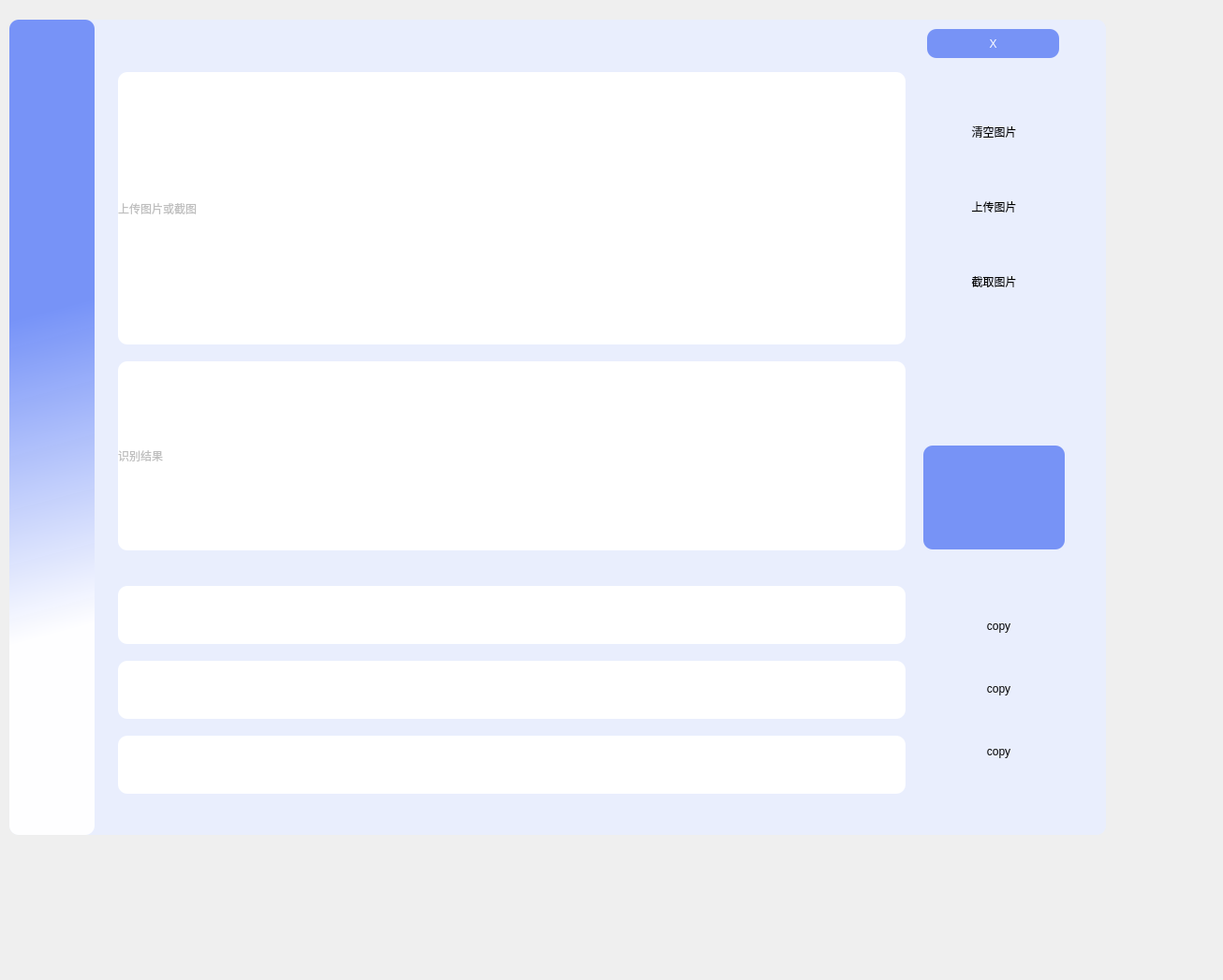
<?xml version="1.0" encoding="UTF-8"?>
<ui version="4.0">
 <class>uiMainWindow</class>
 <widget class="QMainWindow" name="uiMainWindow">
  <property name="geometry">
   <rect>
    <x>0</x>
    <y>0</y>
    <width>1306</width>
    <height>1047</height>
   </rect>
  </property>
  <property name="minimumSize">
   <size>
    <width>591</width>
    <height>412</height>
   </size>
  </property>
  <property name="windowTitle">
   <string>MainWindow</string>
  </property>
  <widget class="QWidget" name="centralwidget">
   <property name="enabled">
    <bool>true</bool>
   </property>
   <property name="minimumSize">
    <size>
     <width>581</width>
     <height>412</height>
    </size>
   </property>
   <property name="autoFillBackground">
    <bool>false</bool>
   </property>
   <widget class="QWidget" name="widget_2" native="true">
    <property name="enabled">
     <bool>true</bool>
    </property>
    <property name="geometry">
     <rect>
      <x>10</x>
      <y>21</y>
      <width>1171</width>
      <height>871</height>
     </rect>
    </property>
    <property name="sizePolicy">
     <sizepolicy hsizetype="Preferred" vsizetype="Preferred">
      <horstretch>0</horstretch>
      <verstretch>0</verstretch>
     </sizepolicy>
    </property>
    <property name="minimumSize">
     <size>
      <width>581</width>
      <height>421</height>
     </size>
    </property>
    <property name="contextMenuPolicy">
     <enum>Qt::NoContextMenu</enum>
    </property>
    <property name="autoFillBackground">
     <bool>false</bool>
    </property>
    <property name="styleSheet">
     <string notr="true">
background-color: rgb(233, 238, 253);
border-radius:10px;
</string>
    </property>
    <widget class="QStackedWidget" name="stackedWidget">
     <property name="geometry">
      <rect>
       <x>96</x>
       <y>45</y>
       <width>1051</width>
       <height>791</height>
      </rect>
     </property>
     <property name="minimumSize">
      <size>
       <width>521</width>
       <height>381</height>
      </size>
     </property>
     <property name="currentIndex">
      <number>0</number>
     </property>
     <widget class="QWidget" name="pic_page">
      <widget class="QPushButton" name="pushButton_5">
       <property name="geometry">
        <rect>
         <x>880</x>
         <y>410</y>
         <width>151</width>
         <height>111</height>
        </rect>
       </property>
       <property name="minimumSize">
        <size>
         <width>51</width>
         <height>41</height>
        </size>
       </property>
       <property name="styleSheet">
        <string notr="true">background-color: rgb(119, 147, 246);
border-radius:10px;</string>
       </property>
       <property name="text">
        <string/>
       </property>
       <property name="icon">
        <iconset resource="resource.qrc">
         <normaloff>:/识别栏/icon/批量识别.png</normaloff>:/识别栏/icon/批量识别.png</iconset>
       </property>
       <property name="iconSize">
        <size>
         <width>48</width>
         <height>48</height>
        </size>
       </property>
      </widget>
      <widget class="QLabel" name="inpic">
       <property name="enabled">
        <bool>false</bool>
       </property>
       <property name="geometry">
        <rect>
         <x>20</x>
         <y>11</y>
         <width>841</width>
         <height>291</height>
        </rect>
       </property>
       <property name="minimumSize">
        <size>
         <width>401</width>
         <height>131</height>
        </size>
       </property>
       <property name="styleSheet">
        <string notr="true">background-color: rgb(255, 255, 255);</string>
       </property>
       <property name="text">
        <string>上传图片或截图</string>
       </property>
      </widget>
      <widget class="QLabel" name="outpic">
       <property name="enabled">
        <bool>false</bool>
       </property>
       <property name="geometry">
        <rect>
         <x>20</x>
         <y>320</y>
         <width>841</width>
         <height>202</height>
        </rect>
       </property>
       <property name="minimumSize">
        <size>
         <width>401</width>
         <height>101</height>
        </size>
       </property>
       <property name="styleSheet">
        <string notr="true">background-color: rgb(255, 255, 255);</string>
       </property>
       <property name="text">
        <string>识别结果</string>
       </property>
      </widget>
      <widget class="QTextBrowser" name="outthree">
       <property name="geometry">
        <rect>
         <x>20</x>
         <y>720</y>
         <width>841</width>
         <height>62</height>
        </rect>
       </property>
       <property name="minimumSize">
        <size>
         <width>401</width>
         <height>31</height>
        </size>
       </property>
       <property name="styleSheet">
        <string notr="true">background-color: rgb(255, 255, 255);</string>
       </property>
      </widget>
      <widget class="QTextBrowser" name="outtwo">
       <property name="geometry">
        <rect>
         <x>20</x>
         <y>640</y>
         <width>841</width>
         <height>62</height>
        </rect>
       </property>
       <property name="minimumSize">
        <size>
         <width>401</width>
         <height>31</height>
        </size>
       </property>
       <property name="styleSheet">
        <string notr="true">background-color: rgb(255, 255, 255);</string>
       </property>
      </widget>
      <widget class="QTextBrowser" name="outone">
       <property name="geometry">
        <rect>
         <x>20</x>
         <y>560</y>
         <width>841</width>
         <height>62</height>
        </rect>
       </property>
       <property name="minimumSize">
        <size>
         <width>401</width>
         <height>31</height>
        </size>
       </property>
       <property name="styleSheet">
        <string notr="true">background-color: rgb(255, 255, 255);</string>
       </property>
      </widget>
      <widget class="QWidget" name="layoutWidget">
       <property name="geometry">
        <rect>
         <x>870</x>
         <y>550</y>
         <width>181</width>
         <height>241</height>
        </rect>
       </property>
       <layout class="QVBoxLayout" name="verticalLayout">
        <item>
         <widget class="QPushButton" name="copy1button">
          <property name="minimumSize">
           <size>
            <width>79</width>
            <height>16</height>
           </size>
          </property>
          <property name="styleSheet">
           <string notr="true">border-radius:10px;</string>
          </property>
          <property name="text">
           <string>copy</string>
          </property>
          <property name="icon">
           <iconset resource="resource.qrc">
            <normaloff>:/文本栏/icon/复制文本.png</normaloff>:/文本栏/icon/复制文本.png</iconset>
          </property>
          <property name="iconSize">
           <size>
            <width>48</width>
            <height>48</height>
           </size>
          </property>
         </widget>
        </item>
        <item>
         <widget class="QPushButton" name="copy2button">
          <property name="minimumSize">
           <size>
            <width>79</width>
            <height>16</height>
           </size>
          </property>
          <property name="styleSheet">
           <string notr="true">border-radius:10px;</string>
          </property>
          <property name="text">
           <string>copy</string>
          </property>
          <property name="icon">
           <iconset resource="resource.qrc">
            <normaloff>:/文本栏/icon/复制文本.png</normaloff>:/文本栏/icon/复制文本.png</iconset>
          </property>
          <property name="iconSize">
           <size>
            <width>48</width>
            <height>48</height>
           </size>
          </property>
         </widget>
        </item>
        <item>
         <widget class="QPushButton" name="copy3button">
          <property name="minimumSize">
           <size>
            <width>79</width>
            <height>16</height>
           </size>
          </property>
          <property name="styleSheet">
           <string notr="true">border-radius:10px;</string>
          </property>
          <property name="text">
           <string>copy</string>
          </property>
          <property name="icon">
           <iconset resource="resource.qrc">
            <normaloff>:/文本栏/icon/复制文本.png</normaloff>:/文本栏/icon/复制文本.png</iconset>
          </property>
          <property name="iconSize">
           <size>
            <width>48</width>
            <height>48</height>
           </size>
          </property>
         </widget>
        </item>
       </layout>
      </widget>
      <widget class="QWidget" name="layoutWidget_2">
       <property name="geometry">
        <rect>
         <x>860</x>
         <y>10</y>
         <width>191</width>
         <height>291</height>
        </rect>
       </property>
       <layout class="QVBoxLayout" name="verticalLayout_2">
        <item>
         <widget class="QPushButton" name="clear_button">
          <property name="minimumSize">
           <size>
            <width>79</width>
            <height>16</height>
           </size>
          </property>
          <property name="styleSheet">
           <string notr="true">border-radius:10px;</string>
          </property>
          <property name="text">
           <string>清空图片</string>
          </property>
          <property name="icon">
           <iconset resource="resource.qrc">
            <normaloff>:/图片/icon/清空.png</normaloff>:/图片/icon/清空.png</iconset>
          </property>
          <property name="iconSize">
           <size>
            <width>48</width>
            <height>48</height>
           </size>
          </property>
         </widget>
        </item>
        <item>
         <widget class="QPushButton" name="uppic">
          <property name="minimumSize">
           <size>
            <width>79</width>
            <height>16</height>
           </size>
          </property>
          <property name="styleSheet">
           <string notr="true">border-radius:10px;</string>
          </property>
          <property name="text">
           <string>上传图片</string>
          </property>
          <property name="icon">
           <iconset resource="resource.qrc">
            <normaloff>:/图片/icon/截图 (1).png</normaloff>:/图片/icon/截图 (1).png</iconset>
          </property>
          <property name="iconSize">
           <size>
            <width>48</width>
            <height>48</height>
           </size>
          </property>
         </widget>
        </item>
        <item>
         <widget class="QPushButton" name="cutpic">
          <property name="minimumSize">
           <size>
            <width>79</width>
            <height>16</height>
           </size>
          </property>
          <property name="styleSheet">
           <string notr="true">border-radius:10px;</string>
          </property>
          <property name="text">
           <string>截取图片</string>
          </property>
          <property name="icon">
           <iconset resource="resource.qrc">
            <normaloff>:/图片/icon/截图 (2).png</normaloff>:/图片/icon/截图 (2).png</iconset>
          </property>
          <property name="iconSize">
           <size>
            <width>48</width>
            <height>48</height>
           </size>
          </property>
         </widget>
        </item>
       </layout>
      </widget>
      <zorder>pushButton_5</zorder>
      <zorder>outpic</zorder>
      <zorder>outthree</zorder>
      <zorder>outtwo</zorder>
      <zorder>layoutWidget</zorder>
      <zorder>layoutWidget_2</zorder>
      <zorder>inpic</zorder>
      <zorder>outone</zorder>
     </widget>
     <widget class="QWidget" name="paint_page">
      <widget class="QLabel" name="outpaint">
       <property name="enabled">
        <bool>false</bool>
       </property>
       <property name="geometry">
        <rect>
         <x>20</x>
         <y>320</y>
         <width>841</width>
         <height>202</height>
        </rect>
       </property>
       <property name="minimumSize">
        <size>
         <width>401</width>
         <height>101</height>
        </size>
       </property>
       <property name="styleSheet">
        <string notr="true">background-color: rgb(255, 255, 255);</string>
       </property>
       <property name="text">
        <string>识别结果</string>
       </property>
      </widget>
      <widget class="QLabel" name="inpic_2">
       <property name="enabled">
        <bool>false</bool>
       </property>
       <property name="geometry">
        <rect>
         <x>20</x>
         <y>11</y>
         <width>841</width>
         <height>291</height>
        </rect>
       </property>
       <property name="minimumSize">
        <size>
         <width>401</width>
         <height>131</height>
        </size>
       </property>
       <property name="styleSheet">
        <string notr="true">background-color: rgb(255, 255, 255);</string>
       </property>
       <property name="text">
        <string>画板</string>
       </property>
      </widget>
      <widget class="QTextBrowser" name="outone_2">
       <property name="geometry">
        <rect>
         <x>20</x>
         <y>560</y>
         <width>841</width>
         <height>62</height>
        </rect>
       </property>
       <property name="minimumSize">
        <size>
         <width>401</width>
         <height>31</height>
        </size>
       </property>
       <property name="styleSheet">
        <string notr="true">background-color: rgb(255, 255, 255);</string>
       </property>
      </widget>
      <widget class="QTextBrowser" name="outthree_2">
       <property name="geometry">
        <rect>
         <x>20</x>
         <y>720</y>
         <width>841</width>
         <height>62</height>
        </rect>
       </property>
       <property name="minimumSize">
        <size>
         <width>401</width>
         <height>31</height>
        </size>
       </property>
       <property name="styleSheet">
        <string notr="true">background-color: rgb(255, 255, 255);</string>
       </property>
      </widget>
      <widget class="QTextBrowser" name="outtwo_2">
       <property name="geometry">
        <rect>
         <x>20</x>
         <y>640</y>
         <width>841</width>
         <height>62</height>
        </rect>
       </property>
       <property name="minimumSize">
        <size>
         <width>401</width>
         <height>31</height>
        </size>
       </property>
       <property name="styleSheet">
        <string notr="true">background-color: rgb(255, 255, 255);</string>
       </property>
      </widget>
      <widget class="QWidget" name="layoutWidget_3">
       <property name="geometry">
        <rect>
         <x>860</x>
         <y>10</y>
         <width>191</width>
         <height>291</height>
        </rect>
       </property>
       <layout class="QVBoxLayout" name="verticalLayout_3">
        <item>
         <widget class="QPushButton" name="clearpaint_butt">
          <property name="minimumSize">
           <size>
            <width>59</width>
            <height>16</height>
           </size>
          </property>
          <property name="styleSheet">
           <string notr="true">border-radius:10px;</string>
          </property>
          <property name="text">
           <string>清空</string>
          </property>
          <property name="icon">
           <iconset resource="resource.qrc">
            <normaloff>:/图片/icon/清空.png</normaloff>:/图片/icon/清空.png</iconset>
          </property>
          <property name="iconSize">
           <size>
            <width>48</width>
            <height>48</height>
           </size>
          </property>
         </widget>
        </item>
        <item>
         <widget class="QPushButton" name="pan">
          <property name="minimumSize">
           <size>
            <width>59</width>
            <height>16</height>
           </size>
          </property>
          <property name="styleSheet">
           <string notr="true">border-radius:10px;</string>
          </property>
          <property name="text">
           <string/>
          </property>
          <property name="icon">
           <iconset resource="resource.qrc">
            <normaloff>:/手写/icon/画笔 (1).png</normaloff>:/手写/icon/画笔 (1).png</iconset>
          </property>
          <property name="iconSize">
           <size>
            <width>48</width>
            <height>48</height>
           </size>
          </property>
         </widget>
        </item>
        <item>
         <widget class="QPushButton" name="changepan">
          <property name="minimumSize">
           <size>
            <width>59</width>
            <height>16</height>
           </size>
          </property>
          <property name="styleSheet">
           <string notr="true">border-radius:10px;</string>
          </property>
          <property name="text">
           <string/>
          </property>
          <property name="icon">
           <iconset resource="resource.qrc">
            <normaloff>:/手写/icon/圆点.png</normaloff>:/手写/icon/圆点.png</iconset>
          </property>
          <property name="iconSize">
           <size>
            <width>48</width>
            <height>48</height>
           </size>
          </property>
         </widget>
        </item>
        <item>
         <widget class="QPushButton" name="back">
          <property name="minimumSize">
           <size>
            <width>59</width>
            <height>16</height>
           </size>
          </property>
          <property name="styleSheet">
           <string notr="true">border-radius:10px;</string>
          </property>
          <property name="text">
           <string/>
          </property>
          <property name="icon">
           <iconset resource="resource.qrc">
            <normaloff>:/手写/icon/撤回.png</normaloff>:/手写/icon/撤回.png</iconset>
          </property>
          <property name="iconSize">
           <size>
            <width>48</width>
            <height>48</height>
           </size>
          </property>
         </widget>
        </item>
       </layout>
      </widget>
      <widget class="QWidget" name="layoutWidget_4">
       <property name="geometry">
        <rect>
         <x>870</x>
         <y>550</y>
         <width>181</width>
         <height>241</height>
        </rect>
       </property>
       <layout class="QVBoxLayout" name="verticalLayout_4">
        <item>
         <widget class="QPushButton" name="copy1button_2">
          <property name="minimumSize">
           <size>
            <width>79</width>
            <height>16</height>
           </size>
          </property>
          <property name="styleSheet">
           <string notr="true">border-radius:10px;</string>
          </property>
          <property name="text">
           <string>copy</string>
          </property>
          <property name="icon">
           <iconset resource="resource.qrc">
            <normaloff>:/文本栏/icon/复制文本.png</normaloff>:/文本栏/icon/复制文本.png</iconset>
          </property>
          <property name="iconSize">
           <size>
            <width>48</width>
            <height>48</height>
           </size>
          </property>
         </widget>
        </item>
        <item>
         <widget class="QPushButton" name="copy2button_2">
          <property name="minimumSize">
           <size>
            <width>79</width>
            <height>16</height>
           </size>
          </property>
          <property name="styleSheet">
           <string notr="true">border-radius:10px;</string>
          </property>
          <property name="text">
           <string>copy</string>
          </property>
          <property name="icon">
           <iconset resource="resource.qrc">
            <normaloff>:/文本栏/icon/复制文本.png</normaloff>:/文本栏/icon/复制文本.png</iconset>
          </property>
          <property name="iconSize">
           <size>
            <width>48</width>
            <height>48</height>
           </size>
          </property>
         </widget>
        </item>
        <item>
         <widget class="QPushButton" name="copy3button_2">
          <property name="minimumSize">
           <size>
            <width>79</width>
            <height>16</height>
           </size>
          </property>
          <property name="styleSheet">
           <string notr="true">border-radius:10px;</string>
          </property>
          <property name="text">
           <string>copy</string>
          </property>
          <property name="icon">
           <iconset resource="resource.qrc">
            <normaloff>:/文本栏/icon/复制文本.png</normaloff>:/文本栏/icon/复制文本.png</iconset>
          </property>
          <property name="iconSize">
           <size>
            <width>48</width>
            <height>48</height>
           </size>
          </property>
         </widget>
        </item>
       </layout>
      </widget>
      <widget class="QPushButton" name="pushButton_6">
       <property name="geometry">
        <rect>
         <x>880</x>
         <y>410</y>
         <width>151</width>
         <height>111</height>
        </rect>
       </property>
       <property name="minimumSize">
        <size>
         <width>51</width>
         <height>41</height>
        </size>
       </property>
       <property name="styleSheet">
        <string notr="true">background-color: rgb(119, 147, 246);
border-radius:10px;</string>
       </property>
       <property name="text">
        <string/>
       </property>
       <property name="icon">
        <iconset resource="resource.qrc">
         <normaloff>:/识别栏/icon/批量识别.png</normaloff>:/识别栏/icon/批量识别.png</iconset>
       </property>
       <property name="iconSize">
        <size>
         <width>48</width>
         <height>48</height>
        </size>
       </property>
      </widget>
     </widget>
     <widget class="QWidget" name="about_page"/>
    </widget>
    <widget class="QPushButton" name="EXIT">
     <property name="geometry">
      <rect>
       <x>980</x>
       <y>10</y>
       <width>141</width>
       <height>31</height>
      </rect>
     </property>
     <property name="minimumSize">
      <size>
       <width>31</width>
       <height>21</height>
      </size>
     </property>
     <property name="styleSheet">
      <string notr="true">border-radius:10px;
color: rgb(255, 255, 255);
background-color: rgb(119, 147, 246);
font: 24pt &quot;Agency FB&quot;;</string>
     </property>
     <property name="text">
      <string>X</string>
     </property>
     <property name="iconSize">
      <size>
       <width>48</width>
       <height>48</height>
      </size>
     </property>
    </widget>
    <widget class="QFrame" name="lead">
     <property name="geometry">
      <rect>
       <x>0</x>
       <y>0</y>
       <width>91</width>
       <height>871</height>
      </rect>
     </property>
     <property name="minimumSize">
      <size>
       <width>51</width>
       <height>421</height>
      </size>
     </property>
     <property name="styleSheet">
      <string notr="true">background-color: qlineargradient(spread:pad, x1:0.451599, y1:0.755955, x2:0.440484, y2:0.357818, stop:0 rgba(255, 255, 255, 247), stop:1 rgba(112, 142, 247, 241));
border-radius:10px;</string>
     </property>
     <widget class="QPushButton" name="about_buttpn">
      <property name="geometry">
       <rect>
        <x>20</x>
        <y>680</y>
        <width>59</width>
        <height>50</height>
       </rect>
      </property>
      <property name="minimumSize">
       <size>
        <width>31</width>
        <height>41</height>
       </size>
      </property>
      <property name="whatsThis">
       <string>&lt;html&gt;&lt;head/&gt;&lt;body&gt;&lt;p&gt;关于&lt;/p&gt;&lt;/body&gt;&lt;/html&gt;</string>
      </property>
      <property name="styleSheet">
       <string notr="true">background-color:qlineargradient(spread:pad, x1:0, y1:0, x2:1, y2:1, stop:0 rgba(0, 0, 0, 0), stop:1 rgba(255, 255, 255, 0));
border:none;</string>
      </property>
      <property name="text">
       <string/>
      </property>
      <property name="icon">
       <iconset resource="resource.qrc">
        <normaloff>:/导航栏/icon/关于我们.png</normaloff>:/导航栏/icon/关于我们.png</iconset>
      </property>
      <property name="iconSize">
       <size>
        <width>40</width>
        <height>40</height>
       </size>
      </property>
     </widget>
     <widget class="QPushButton" name="pic_button">
      <property name="geometry">
       <rect>
        <x>21</x>
        <y>138</y>
        <width>59</width>
        <height>50</height>
       </rect>
      </property>
      <property name="sizePolicy">
       <sizepolicy hsizetype="Minimum" vsizetype="Fixed">
        <horstretch>0</horstretch>
        <verstretch>0</verstretch>
       </sizepolicy>
      </property>
      <property name="minimumSize">
       <size>
        <width>31</width>
        <height>41</height>
       </size>
      </property>
      <property name="tabletTracking">
       <bool>false</bool>
      </property>
      <property name="toolTipDuration">
       <number>-1</number>
      </property>
      <property name="layoutDirection">
       <enum>Qt::LeftToRight</enum>
      </property>
      <property name="autoFillBackground">
       <bool>false</bool>
      </property>
      <property name="styleSheet">
       <string notr="true">background-color:qlineargradient(spread:pad, x1:0, y1:0, x2:1, y2:1, stop:0 rgba(0, 0, 0, 0), stop:1 rgba(255, 255, 255, 0));
border:none;</string>
      </property>
      <property name="text">
       <string/>
      </property>
      <property name="icon">
       <iconset resource="resource.qrc">
        <normaloff>:/导航栏/icon/截图.png</normaloff>:/导航栏/icon/截图.png</iconset>
      </property>
      <property name="iconSize">
       <size>
        <width>40</width>
        <height>40</height>
       </size>
      </property>
      <property name="checkable">
       <bool>false</bool>
      </property>
      <property name="autoRepeat">
       <bool>false</bool>
      </property>
      <property name="autoExclusive">
       <bool>false</bool>
      </property>
      <property name="autoRepeatDelay">
       <number>300</number>
      </property>
      <property name="autoDefault">
       <bool>false</bool>
      </property>
     </widget>
     <widget class="QPushButton" name="paint_button">
      <property name="geometry">
       <rect>
        <x>21</x>
        <y>271</y>
        <width>59</width>
        <height>50</height>
       </rect>
      </property>
      <property name="sizePolicy">
       <sizepolicy hsizetype="Minimum" vsizetype="Fixed">
        <horstretch>0</horstretch>
        <verstretch>0</verstretch>
       </sizepolicy>
      </property>
      <property name="minimumSize">
       <size>
        <width>31</width>
        <height>41</height>
       </size>
      </property>
      <property name="whatsThis">
       <string>&lt;html&gt;&lt;head/&gt;&lt;body&gt;&lt;p&gt;手写识别&lt;/p&gt;&lt;/body&gt;&lt;/html&gt;</string>
      </property>
      <property name="layoutDirection">
       <enum>Qt::LeftToRight</enum>
      </property>
      <property name="styleSheet">
       <string notr="true">background-color:qlineargradient(spread:pad, x1:0, y1:0, x2:1, y2:1, stop:0 rgba(0, 0, 0, 0), stop:1 rgba(255, 255, 255, 0));
border:none;</string>
      </property>
      <property name="text">
       <string/>
      </property>
      <property name="icon">
       <iconset resource="resource.qrc">
        <normaloff>:/导航栏/icon/画笔.png</normaloff>:/导航栏/icon/画笔.png</iconset>
      </property>
      <property name="iconSize">
       <size>
        <width>40</width>
        <height>40</height>
       </size>
      </property>
     </widget>
    </widget>
   </widget>
  </widget>
 </widget>
 <resources>
  <include location="resource.qrc"/>
 </resources>
 <connections>
  <connection>
   <sender>clearpaint_butt</sender>
   <signal>clicked()</signal>
   <receiver>inpic_2</receiver>
   <slot>clear()</slot>
   <hints>
    <hint type="sourcelabel">
     <x>1040</x>
     <y>146</y>
    </hint>
    <hint type="destinationlabel">
     <x>947</x>
     <y>159</y>
    </hint>
   </hints>
  </connection>
  <connection>
   <sender>copy1button_2</sender>
   <signal>clicked()</signal>
   <receiver>outone_2</receiver>
   <slot>copy()</slot>
   <hints>
    <hint type="sourcelabel">
     <x>1068</x>
     <y>692</y>
    </hint>
    <hint type="destinationlabel">
     <x>957</x>
     <y>698</y>
    </hint>
   </hints>
  </connection>
  <connection>
   <sender>copy2button_2</sender>
   <signal>clicked()</signal>
   <receiver>outtwo_2</receiver>
   <slot>copy()</slot>
   <hints>
    <hint type="sourcelabel">
     <x>1059</x>
     <y>757</y>
    </hint>
    <hint type="destinationlabel">
     <x>956</x>
     <y>758</y>
    </hint>
   </hints>
  </connection>
  <connection>
   <sender>copy3button_2</sender>
   <signal>clicked()</signal>
   <receiver>outthree_2</receiver>
   <slot>copy()</slot>
   <hints>
    <hint type="sourcelabel">
     <x>1062</x>
     <y>833</y>
    </hint>
    <hint type="destinationlabel">
     <x>962</x>
     <y>840</y>
    </hint>
   </hints>
  </connection>
  <connection>
   <sender>pushButton_6</sender>
   <signal>clicked()</signal>
   <receiver>outpaint</receiver>
   <slot>show()</slot>
   <hints>
    <hint type="sourcelabel">
     <x>1014</x>
     <y>527</y>
    </hint>
    <hint type="destinationlabel">
     <x>977</x>
     <y>528</y>
    </hint>
   </hints>
  </connection>
  <connection>
   <sender>EXIT</sender>
   <signal>clicked()</signal>
   <receiver>uiMainWindow</receiver>
   <slot>close()</slot>
   <hints>
    <hint type="sourcelabel">
     <x>1034</x>
     <y>68</y>
    </hint>
    <hint type="destinationlabel">
     <x>1008</x>
     <y>8</y>
    </hint>
   </hints>
  </connection>
  <connection>
   <sender>clear_button</sender>
   <signal>clicked()</signal>
   <receiver>inpic</receiver>
   <slot>clear()</slot>
   <hints>
    <hint type="sourcelabel">
     <x>1040</x>
     <y>157</y>
    </hint>
    <hint type="destinationlabel">
     <x>965</x>
     <y>170</y>
    </hint>
   </hints>
  </connection>
  <connection>
   <sender>copy1button</sender>
   <signal>clicked()</signal>
   <receiver>outone</receiver>
   <slot>copy()</slot>
   <hints>
    <hint type="sourcelabel">
     <x>1056</x>
     <y>684</y>
    </hint>
    <hint type="destinationlabel">
     <x>965</x>
     <y>696</y>
    </hint>
   </hints>
  </connection>
  <connection>
   <sender>copy2button</sender>
   <signal>clicked()</signal>
   <receiver>outtwo</receiver>
   <slot>copy()</slot>
   <hints>
    <hint type="sourcelabel">
     <x>1032</x>
     <y>753</y>
    </hint>
    <hint type="destinationlabel">
     <x>958</x>
     <y>761</y>
    </hint>
   </hints>
  </connection>
  <connection>
   <sender>copy3button</sender>
   <signal>clicked()</signal>
   <receiver>outthree</receiver>
   <slot>copy()</slot>
   <hints>
    <hint type="sourcelabel">
     <x>1055</x>
     <y>832</y>
    </hint>
    <hint type="destinationlabel">
     <x>981</x>
     <y>843</y>
    </hint>
   </hints>
  </connection>
  <connection>
   <sender>pushButton_5</sender>
   <signal>clicked()</signal>
   <receiver>outpic</receiver>
   <slot>show()</slot>
   <hints>
    <hint type="sourcelabel">
     <x>1022</x>
     <y>557</y>
    </hint>
    <hint type="destinationlabel">
     <x>969</x>
     <y>557</y>
    </hint>
   </hints>
  </connection>
  <connection>
   <sender>pic_button</sender>
   <signal>clicked()</signal>
   <receiver>uiMainWindow</receiver>
   <slot>turntopage_pic()</slot>
   <hints>
    <hint type="sourcelabel">
     <x>60</x>
     <y>187</y>
    </hint>
    <hint type="destinationlabel">
     <x>5</x>
     <y>204</y>
    </hint>
   </hints>
  </connection>
  <connection>
   <sender>paint_button</sender>
   <signal>clicked()</signal>
   <receiver>uiMainWindow</receiver>
   <slot>turntopage_paint()</slot>
   <hints>
    <hint type="sourcelabel">
     <x>57</x>
     <y>313</y>
    </hint>
    <hint type="destinationlabel">
     <x>3</x>
     <y>325</y>
    </hint>
   </hints>
  </connection>
  <connection>
   <sender>about_buttpn</sender>
   <signal>clicked()</signal>
   <receiver>uiMainWindow</receiver>
   <slot>turntopage_about()</slot>
   <hints>
    <hint type="sourcelabel">
     <x>63</x>
     <y>735</y>
    </hint>
    <hint type="destinationlabel">
     <x>3</x>
     <y>706</y>
    </hint>
   </hints>
  </connection>
 </connections>
 <slots>
  <slot>turntopage_pic()</slot>
  <slot>turntopage_paint()</slot>
  <slot>turntopage_about()</slot>
 </slots>
</ui>
